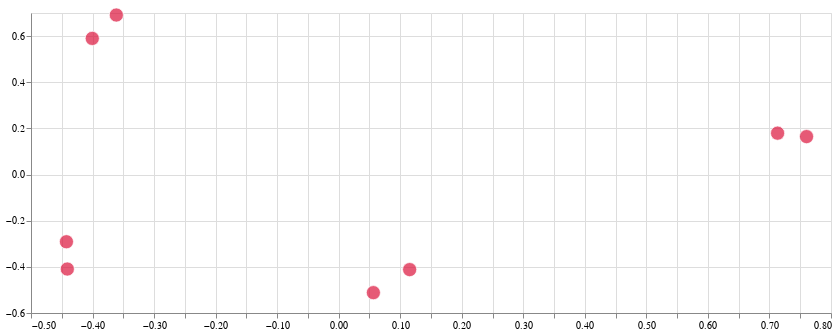

Notebook source saved alongside this figure:
### Code cell
import altair as alt

source = pd.DataFrame(
    {
        "text": df["text"],
        "x": reduced[:, 0],
        "y": reduced[:, 1],
    }
)
# display(source)

alt.Chart(source).encode(
    alt.X("x", scale=alt.Scale(zero=False), axis=alt.Axis(title=None)),
    alt.Y("y", scale=alt.Scale(zero=False), axis=alt.Axis(title=None)),
    alt.Tooltip(["text"]),
).mark_circle(
    size=200,
    color="crimson",
    stroke="white",
    strokeWidth=1,
).properties(width=800)

### Figure 1 — Vega-Lite specification as saved in the notebook (floating-point values rounded to 4 significant figures)
{"config": {"view": {"continuousWidth": 300, "continuousHeight": 300}}, "data": {"name": "data-a5ab6a9118555be8f34ac5690da0971e"}, "mark": {"type": "circle", "color": "crimson", "size": 200, "stroke": "white", "strokeWidth": 1}, "encoding": {"tooltip": [{"field": "text", "type": "nominal"}], "x": {"axis": {"title": null}, "field": "x", "scale": {"zero": false}, "type": "quantitative"}, "y": {"axis": {"title": null}, "field": "y", "scale": {"zero": false}, "type": "quantitative"}}, "width": 800, "$schema": "https://vega.github.io/schema/vega-lite/v5.8.0.json", "datasets": {"data-a5ab6a9118555be8f34ac5690da0971e": [{"text": "Where is the world cup?", "x": -0.4424, "y": -0.2913}, {"text": "The world cup is in Qatar", "x": -0.441, "y": -0.4095}, {"text": "What color is the sky?", "x": 0.1153, "y": -0.412}, {"text": "The sky is blue", "x": 0.05636, "y": -0.5118}, {"text": "Where does the bear live?", "x": -0.4004, "y": 0.5899}, {"text": "The bear lives in the the woods", "x": -0.3613, "y": 0.6911}, {"text": "What is an apple?", "x": 0.7132, "y": 0.1793}, {"text": "An apple is a fruit", "x": 0.7603, "y": 0.1644}]}}
